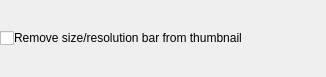
<?xml version="1.0" encoding="UTF-8"?>
<ui version="4.0">
 <class>AdvancedCheckBox</class>
 <widget class="QWidget" name="AdvancedCheckBox">
  <property name="enabled">
   <bool>true</bool>
  </property>
  <property name="geometry">
   <rect>
    <x>0</x>
    <y>0</y>
    <width>326</width>
    <height>77</height>
   </rect>
  </property>
  <property name="sizePolicy">
   <sizepolicy hsizetype="Minimum" vsizetype="Maximum">
    <horstretch>0</horstretch>
    <verstretch>0</verstretch>
   </sizepolicy>
  </property>
  <property name="windowTitle">
   <string notr="true">Form</string>
  </property>
  <layout class="QHBoxLayout" name="horizontalLayout">
   <property name="spacing">
    <number>0</number>
   </property>
   <property name="margin">
    <number>0</number>
   </property>
   <item>
    <layout class="QVBoxLayout" name="verticalLayout">
     <property name="spacing">
      <number>0</number>
     </property>
     <property name="sizeConstraint">
      <enum>QLayout::SetMaximumSize</enum>
     </property>
     <item>
      <widget class="QCheckBox" name="checkBox">
       <property name="sizePolicy">
        <sizepolicy hsizetype="Maximum" vsizetype="Fixed">
         <horstretch>0</horstretch>
         <verstretch>0</verstretch>
        </sizepolicy>
       </property>
       <property name="text">
        <string/>
       </property>
      </widget>
     </item>
    </layout>
   </item>
   <item>
    <layout class="QVBoxLayout" name="verticalLayout_2">
     <property name="spacing">
      <number>0</number>
     </property>
     <item>
      <widget class="ClickableLabel" name="label">
       <property name="sizePolicy">
        <sizepolicy hsizetype="MinimumExpanding" vsizetype="Maximum">
         <horstretch>0</horstretch>
         <verstretch>0</verstretch>
        </sizepolicy>
       </property>
       <property name="text">
        <string>Remove size/resolution bar from thumbnail</string>
       </property>
       <property name="wordWrap">
        <bool>true</bool>
       </property>
      </widget>
     </item>
    </layout>
   </item>
  </layout>
 </widget>
 <customwidgets>
  <customwidget>
   <class>ClickableLabel</class>
   <extends>QLabel</extends>
   <header>clickablelabel.h</header>
   <slots>
    <signal>clicked()</signal>
   </slots>
  </customwidget>
 </customwidgets>
 <resources/>
 <connections>
  <connection>
   <sender>checkBox</sender>
   <signal>stateChanged(int)</signal>
   <receiver>AdvancedCheckBox</receiver>
   <slot>checkboxClicked(int)</slot>
   <hints>
    <hint type="sourcelabel">
     <x>23</x>
     <y>15</y>
    </hint>
    <hint type="destinationlabel">
     <x>3</x>
     <y>29</y>
    </hint>
   </hints>
  </connection>
  <connection>
   <sender>label</sender>
   <signal>clicked()</signal>
   <receiver>checkBox</receiver>
   <slot>toggle()</slot>
   <hints>
    <hint type="sourcelabel">
     <x>84</x>
     <y>24</y>
    </hint>
    <hint type="destinationlabel">
     <x>14</x>
     <y>16</y>
    </hint>
   </hints>
  </connection>
 </connections>
 <slots>
  <signal>stateChanged()</signal>
  <slot>checkboxClicked(int)</slot>
 </slots>
</ui>
